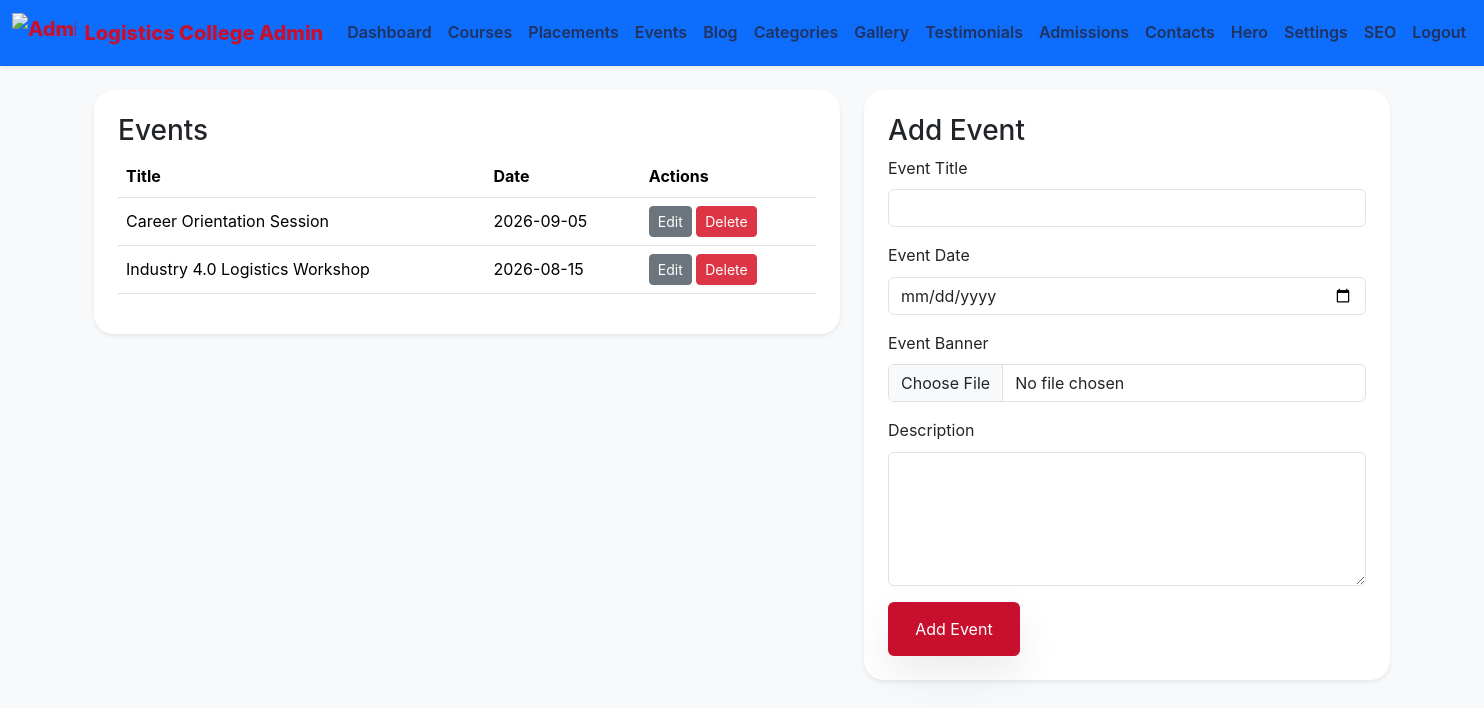
Page /admin/events.php (signed in) on the committed database.
### tables this page shows
CREATE TABLE events (
  id INT UNSIGNED AUTO_INCREMENT PRIMARY KEY,
  title VARCHAR(255) NOT NULL,
  event_date DATE NOT NULL,
  banner VARCHAR(255) NOT NULL,
  description TEXT NOT NULL,
  created_at DATETIME NOT NULL DEFAULT CURRENT_TIMESTAMP,
  updated_at DATETIME NULL DEFAULT NULL
);

### includes/functions.php (called while the page is built, shortened)
<?php
function e($value) {
    return htmlspecialchars($value, ENT_QUOTES, 'UTF-8');
}
function csrf_token() {
    return $_SESSION['csrf_token'];
}
function get_base_url() {
    $scriptName = $_SERVER['SCRIPT_NAME'];
    $parts = explode('/', trim($scriptName, '/'));
    if (!empty($parts) && $parts[0] !== 'index.php') {
        array_pop($parts);
        return '/' . implode('/', $parts);
    }
    return '/';
}
function site_url($path = '') {
    $base = get_base_url();
    return $base . '/' . ltrim($path, '/');
}

### admin/events.php (the view, shortened to what this page needs)
<?php
require_once __DIR__ . '/../config/config.php';
$events = $pdo->query('SELECT * FROM events ORDER BY event_date DESC')->fetchAll();
$edit = null;
require_once __DIR__ . '/../includes/admin_header.php';
?>
<div class="row g-4">
    <div class="col-lg-7">
        <div class="card shadow-sm border-0 p-4">
            <h3>Events</h3>
            <table class="table">
                <thead>
                    <tr>
                        <th>Title</th>
                        <th>Date</th>
                        <th>Actions</th>
                    </tr>
                </thead>
                <tbody>
                    <?php foreach ($events as $event): ?>
                        <tr>
                            <td><?= e($event['title']) ?></td>
                            <td><?= e($event['event_date']) ?></td>
                            <td>
                                <a href="<?= e(site_url('admin/events.php?edit=' . $event['id'])) ?>" class="btn btn-sm btn-secondary">Edit</a>
                                <a href="<?= e(site_url('admin/events.php?delete=' . $event['id'] . '&token=' . csrf_token())) ?>" class="btn btn-sm btn-danger" onclick="return confirm('Delete event?');">Delete</a>
                            </td>
                        </tr>
                    <?php endforeach; ?>
                </tbody>
            </table>
        </div>
    </div>
    <div class="col-lg-5">
        <div class="card shadow-sm border-0 p-4">
            <h3><?= $edit ? 'Edit Event' : 'Add Event' ?></h3>
            <form method="POST" enctype="multipart/form-data">
                <div class="mb-3">
                    <label class="form-label">Event Title</label>
                    <input type="text" name="title" class="form-control" value="<?= e($edit['title'] ?? '') ?>" required />
                </div>
                <div class="mb-3">
                    <label class="form-label">Event Date</label>
                    <input type="date" name="event_date" class="form-control" value="<?= e($edit['event_date'] ?? '') ?>" required />
                </div>
                <div class="mb-3">
                    <label class="form-label">Event Banner</label>
                    <input type="file" name="banner" class="form-control" <?= $edit ? '' : 'required' ?> />
                </div>
                <div class="mb-3">
                    <label class="form-label">Description</label>
                    <textarea name="description" rows="5" class="form-control" required><?= e($edit['description'] ?? '') ?></textarea>
                </div>
                <button type="submit" class="btn btn-primary"><?= $edit ? 'Update Event' : 'Add Event' ?></button>
            </form>
        </div>
    </div>
</div>
<?php require_once __DIR__ . '/../includes/admin_footer.php';

### assets/css/style.css (style rules this page uses)
:root { --primary: #c8102e; --secondary: #ffcc00; --surface: #ffffff; --muted: #6b7280; --bg: #f4f7fb; --border: rgba(9, 31, 59, 0.08); }
* { box-sizing: border-box; }
body { font-family: 'Inter', sans-serif; background: var(--bg); color: #1f2937; line-height: 1.6; }
a { text-decoration: none; }
.btn-primary { background: var(--primary); border: none; padding: 0.95rem 1.7rem; box-shadow: 0 18px 40px rgba(0, 0, 0, 0.08); color: #fff; }
.card { border: 1px solid var(--border); border-radius: 1.25rem; }
.table td, .table th { vertical-align: middle; }

### rows in the picture
events: title "Career Orientation Session", event_date "2026-09-05"
events: title "Industry 4.0 Logistics Workshop", event_date "2026-08-15"
